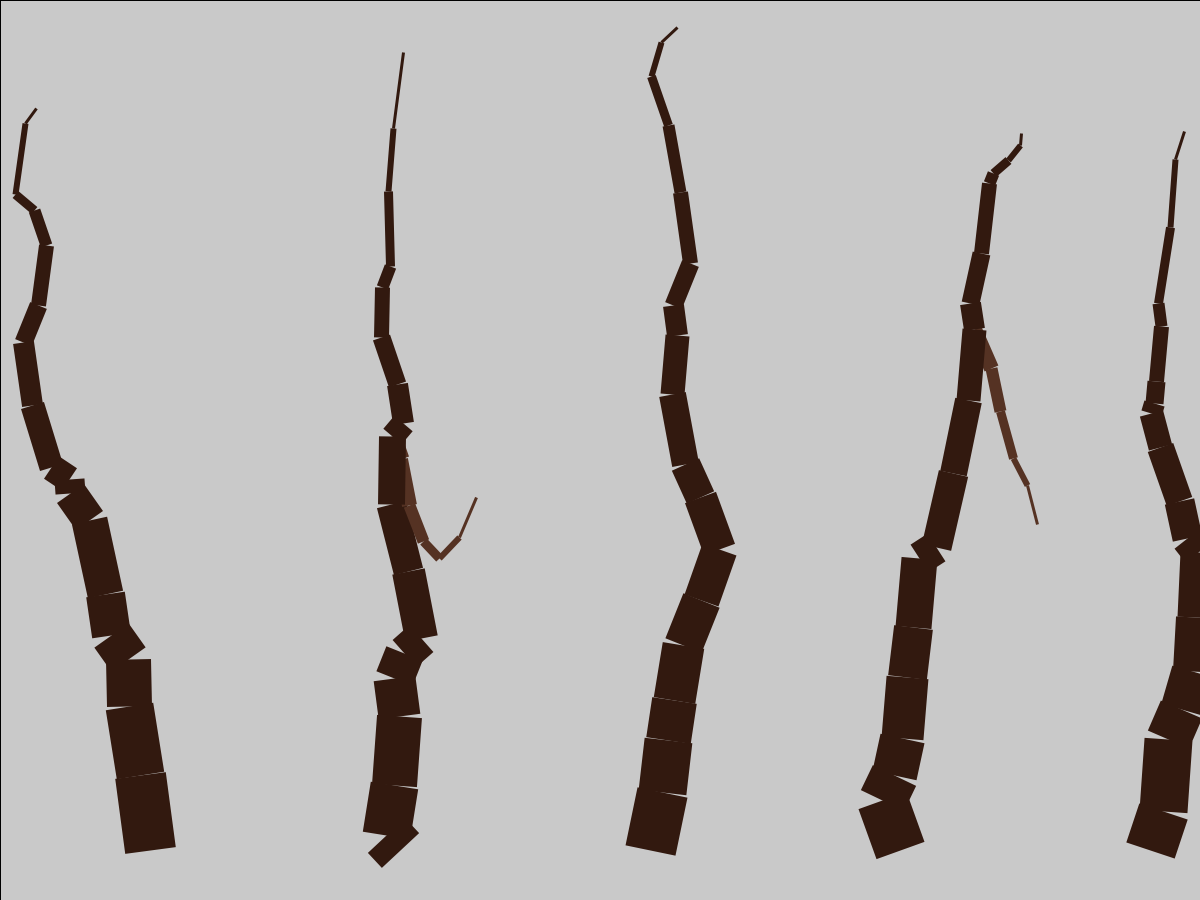
Frame 1 (no input)
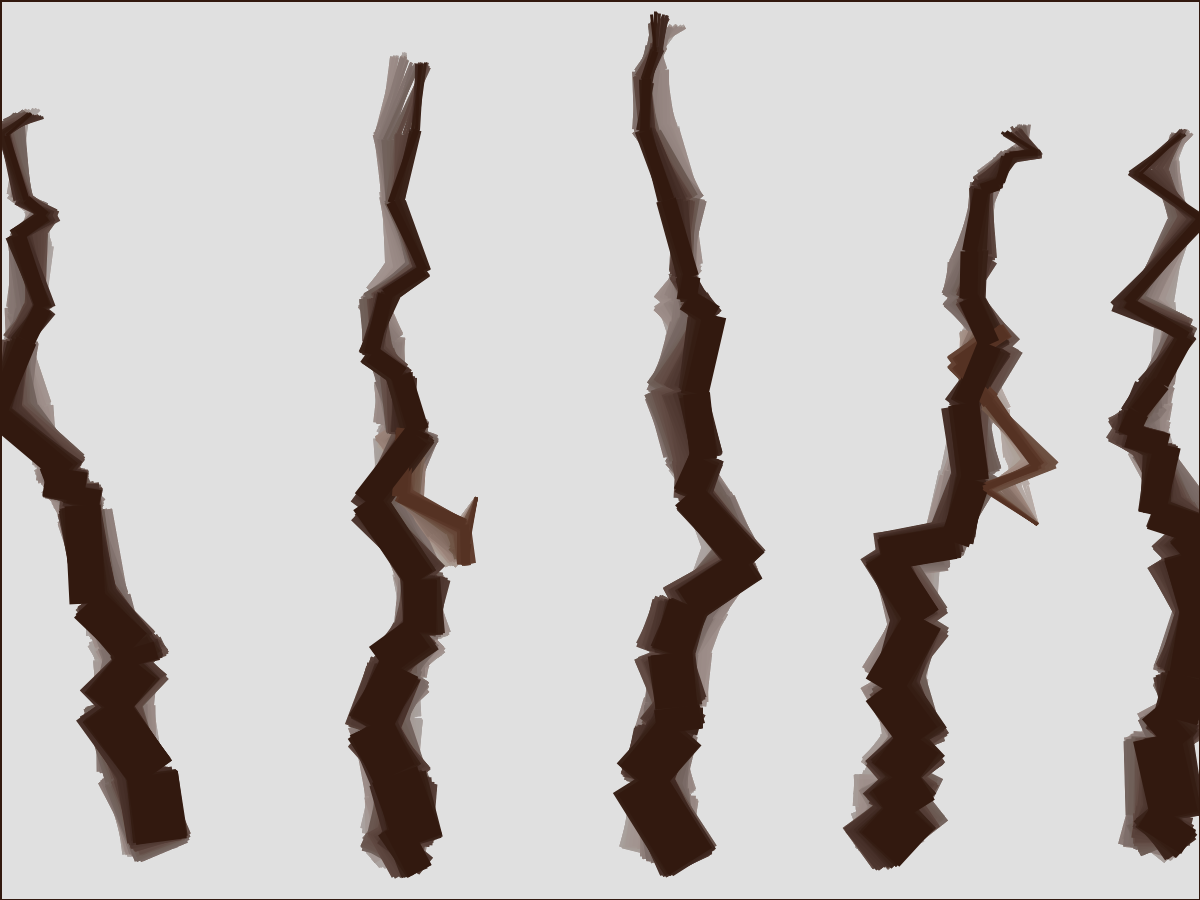
Frame 60 (the mouse pressed at the canvas centre just before this capture)
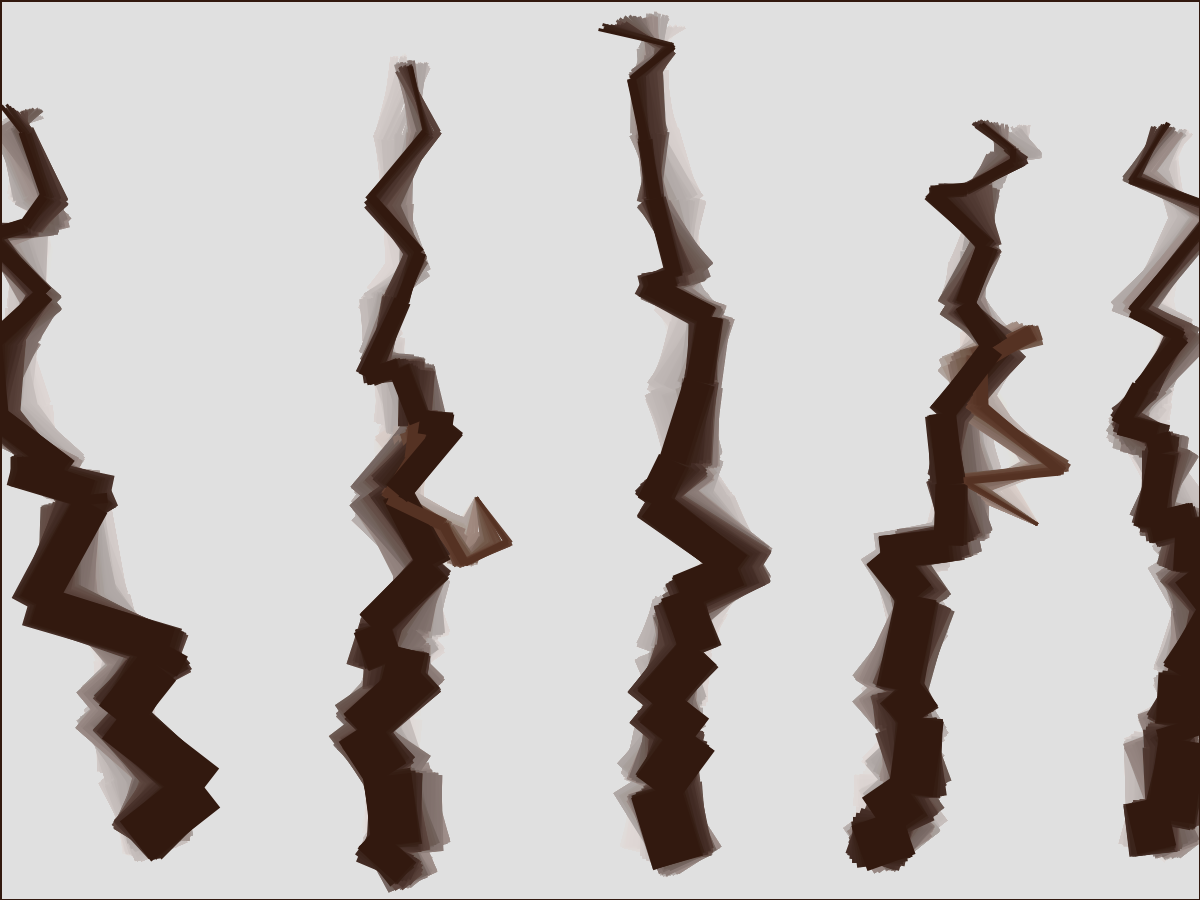
Frame 120 (the mouse held since frame 60 and released just before this capture)

The Processing sketch that drew these frames (run headless with seeded random() and noise(); from frame 60 on, the mouse is pressed at the canvas centre):

// Processing sketch: processing_148672
// ── processing_148672.pde

Trunk[] tree = new Trunk[10];
int c;
float k=0;
float x=0;
float y=0;
void setup(){
  background(200);
  smooth();
  size(1200,900);
  strokeCap(SQUARE);
for(int i=0;i<10;i++){
  c = int(random(5));
  tree[i] = new Trunk(150+i*250,850,17);
  tree[i].initial();
}
/*  tree[0] = new Trunk(600,850,15);
  tree[1] = new Trunk(400,850,10);
  tree[2] = new Trunk(800,850,20);
  tree[0].initial();
  tree[1].initial();
  tree[2].initial();
  */
}

void draw(){
//  background(230); 
fill(255,4);
rect(0,0,width,height);
for(int i=0;i<10;i++){
  tree[i].display(); 
}
save("Trees.tif");
}

class Branch{ //################################# class Branch
  int d;
  int num; //0, 1 or 2 pls
  float[] x = new float[21];
  float[] y = new float[21];
  float[] turn = new float[20];
  int[] branch = new int[20];
  float[] twoBranchX = new float[21];
  float[] twoBranchY = new float[21];
  Branch(float initialX,float initialY,int initialD,int initialNum){
    d=initialD-2;
    x[0]=initialX;
    y[0]=initialY;
    num=initialNum;
    twoBranchX[0]=initialX;
    twoBranchY[0]=initialY;
  }
  
  void once(){
    if(num==1){
      
      if(int(random(200))%2==1){
        for(int i=0; i<d; i++){
          turn[i]=random(100)-50;
          y[1+i]=y[i]+turn[i];
          x[1+i]=x[i]-random(d*4-d)-5;
        }
      }
        else{
          for(int i=0; i<d; i++){
            turn[i]=random(100)-50;
            y[1+i]=y[i]+turn[i];
            x[1+i]=x[i]+random(d*4-d)+5;
          }
        }
      }
      
    else if(num==2){
      for(int i=0; i<d; i++){
        turn[i]=random(100)-50;
        y[1+i]=y[i]+turn[i];
        x[1+i]=x[i]-random(d*4-d)-5;
      }
      for(int i=0; i<d; i++){
        turn[i]=random(100)-50;
        y[1+i]=y[i]+turn[i];
        x[1+i]=x[i]-random(d*4-d)-5;
        turn[i]=random(100)-50;
        twoBranchY[1+i]=twoBranchY[i]+turn[i];
        twoBranchX[1+i]=twoBranchX[i]+random(d*4-d)+5;
      }
    }
  } //end of once
  void display(){
    if(num==1){
      for(int i=0;i<d;i++){
        strokeWeight(d*3-i*3);
        stroke(85,50,35);
        line(x[i],y[i],x[i+1],y[i+1]);
        x[i]=x[i]+random(10)-5;
        y[i]=y[i]+random(4)-2;
      }
     
    }
    else if(num==2){
      for(int i=0;i<d;i++){
        strokeWeight(d*3-i*3);
        stroke(85,50,35);
        line(x[i],y[i],x[i+1],y[i+1]);
        line(twoBranchX[i],twoBranchY[i],twoBranchX[i+1],twoBranchY[i+1]);
        x[i]=x[i]+random(10)-5;
        y[i]=y[i]+random(4)-2;
        twoBranchX[i]=twoBranchX[i]+random(10)-5;
        twoBranchY[i]=twoBranchY[i]+random(4)-2;
      }
    }
  } // end of display
} // end of class Branch

class Trunk { //####################################### class Trunk
  int d; //diameter max 20?
  float[] x = new float[21];
  float[] y = new float[21];
  float[] turn = new float[20];
  int[] branch = new int[20];
  Branch[] stick = new Branch[20];
  
  Trunk(float initialX,float initialY,int initialD){
    x[0]=initialX;
    y[0]=initialY;
    d=initialD;
  }
  
  void initial(){
    for(int i=0; i<d; i++){
      turn[i]=random(40)-20;
      x[1+i]=x[i]+turn[i];
      y[1+i]=y[i]-random(d*5-d)-10;
      if(i>0){
        if(random(9)>=8){
          if(random(4)>=1){
            branch[i]=1;
          }
          else{
            branch[i]=2;
          }
        }
      }
      stick[i]=new Branch(x[i+1],y[i+1], d-i-1, branch[i]);
      stick[i].once();
    }
  }
  
  void display(){
    for(int i=0; i<d; i++){
      stick[i].display();
      strokeWeight(d*3-i*3);
      stroke(50,25,15);
      line(x[i],y[i],x[i+1],y[i+1]);
     x[i]=x[i]+random(10)-5;
     y[i]=y[i]+random(4)-2;
    }
    x[d]=x[d]+random(10)-5;
    y[d]=y[d]+random(4)-2;
  }
}
